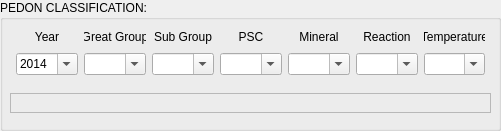
   <widget class="QGroupBox" name="groupBox_12">
    <property name="geometry">
     <rect>
      <x>430</x>
      <y>400</y>
      <width>501</width>
      <height>131</height>
     </rect>
    </property>
    <property name="title">
     <string>PEDON CLASSIFICATION:</string>
    </property>
    <widget class="QWidget" name="gridLayoutWidget_2">
     <property name="geometry">
      <rect>
       <x>10</x>
       <y>20</y>
       <width>481</width>
       <height>61</height>
      </rect>
     </property>
     <layout class="QGridLayout" name="gridLayout_2">
      <property name="sizeConstraint">
       <enum>QLayout::SetDefaultConstraint</enum>
      </property>
      <property name="leftMargin">
       <number>6</number>
      </property>
      <property name="topMargin">
       <number>6</number>
      </property>
      <property name="rightMargin">
       <number>6</number>
      </property>
      <property name="bottomMargin">
       <number>6</number>
      </property>
      <item row="0" column="5">
       <widget class="QLabel" name="label_57">
        <property name="text">
         <string>Reaction</string>
        </property>
        <property name="alignment">
         <set>Qt::AlignCenter</set>
        </property>
       </widget>
      </item>
      <item row="1" column="5">
       <widget class="QComboBox" name="Reaction_CB">
        <property name="editable">
         <bool>true</bool>
        </property>
       </widget>
      </item>
      <item row="1" column="2">
       <widget class="QComboBox" name="Sub_Group_CB">
        <property name="editable">
         <bool>true</bool>
        </property>
       </widget>
      </item>
      <item row="1" column="1">
       <widget class="QComboBox" name="Great_Group_CB">
        <property name="editable">
         <bool>true</bool>
        </property>
       </widget>
      </item>
      <item row="1" column="3">
       <widget class="QComboBox" name="PSC_CB">
        <property name="editable">
         <bool>true</bool>
        </property>
       </widget>
      </item>
      <item row="1" column="4">
       <widget class="QComboBox" name="Mineral_CB">
        <property name="editable">
         <bool>true</bool>
        </property>
       </widget>
      </item>
      <item row="0" column="1">
       <widget class="QLabel" name="label_53">
        <property name="text">
         <string>Great Group</string>
        </property>
        <property name="alignment">
         <set>Qt::AlignCenter</set>
        </property>
       </widget>
      </item>
      <item row="0" column="3">
       <widget class="QLabel" name="label_54">
        <property name="text">
         <string>PSC</string>
        </property>
        <property name="alignment">
         <set>Qt::AlignCenter</set>
        </property>
       </widget>
      </item>
      <item row="0" column="2">
       <widget class="QLabel" name="label_52">
        <property name="text">
         <string>Sub Group</string>
        </property>
        <property name="alignment">
         <set>Qt::AlignCenter</set>
        </property>
       </widget>
      </item>
      <item row="0" column="4">
       <widget class="QLabel" name="label_55">
        <property name="text">
         <string>Mineral</string>
        </property>
        <property name="alignment">
         <set>Qt::AlignCenter</set>
        </property>
       </widget>
      </item>
      <item row="1" column="0">
       <widget class="QComboBox" name="Taxonomy_Year_CB">
        <property name="editable">
         <bool>true</bool>
        </property>
        <property name="currentText">
         <string>2014</string>
        </property>
       </widget>
      </item>
      <item row="0" column="0">
       <widget class="QLabel" name="label_56">
        <property name="text">
         <string>Year</string>
        </property>
        <property name="alignment">
         <set>Qt::AlignCenter</set>
        </property>
       </widget>
      </item>
      <item row="0" column="6">
       <widget class="QLabel" name="label_58">
        <property name="text">
         <string>Temperature</string>
        </property>
        <property name="alignment">
         <set>Qt::AlignCenter</set>
        </property>
       </widget>
      </item>
      <item row="1" column="6">
       <widget class="QComboBox" name="Temperature_CB">
        <property name="editable">
         <bool>true</bool>
        </property>
       </widget>
      </item>
     </layout>
    </widget>
    <widget class="QLabel" name="Pedon_Label_L">
     <property name="geometry">
      <rect>
       <x>10</x>
       <y>93</y>
       <width>481</width>
       <height>20</height>
      </rect>
     </property>
     <property name="frameShape">
      <enum>QFrame::StyledPanel</enum>
     </property>
     <property name="frameShadow">
      <enum>QFrame::Sunken</enum>
     </property>
     <property name="text">
      <string/>
     </property>
    </widget>
   </widget>
